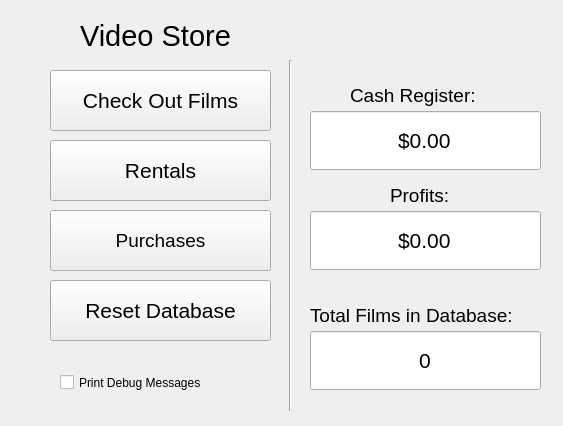
<?xml version="1.0" encoding="UTF-8"?>
<ui version="4.0">
 <class>MainWindow</class>
 <widget class="QMainWindow" name="MainWindow">
  <property name="geometry">
   <rect>
    <x>0</x>
    <y>0</y>
    <width>563</width>
    <height>426</height>
   </rect>
  </property>
  <property name="minimumSize">
   <size>
    <width>563</width>
    <height>426</height>
   </size>
  </property>
  <property name="maximumSize">
   <size>
    <width>563</width>
    <height>426</height>
   </size>
  </property>
  <property name="windowTitle">
   <string>Video Store</string>
  </property>
  <widget class="QWidget" name="centralwidget">
   <widget class="QCheckBox" name="checkDebug">
    <property name="geometry">
     <rect>
      <x>60</x>
      <y>370</y>
      <width>211</width>
      <height>25</height>
     </rect>
    </property>
    <property name="text">
     <string>Print Debug Messages</string>
    </property>
   </widget>
   <widget class="QPushButton" name="buttonCheckOut">
    <property name="geometry">
     <rect>
      <x>50</x>
      <y>70</y>
      <width>221</width>
      <height>61</height>
     </rect>
    </property>
    <property name="font">
     <font>
      <pointsize>16</pointsize>
     </font>
    </property>
    <property name="toolTip">
     <string>Select films for rent or purchase to check out.</string>
    </property>
    <property name="toolTipDuration">
     <number>50</number>
    </property>
    <property name="text">
     <string>Check Out Films</string>
    </property>
   </widget>
   <widget class="QPushButton" name="buttonRentals">
    <property name="geometry">
     <rect>
      <x>50</x>
      <y>140</y>
      <width>221</width>
      <height>61</height>
     </rect>
    </property>
    <property name="font">
     <font>
      <pointsize>16</pointsize>
     </font>
    </property>
    <property name="text">
     <string>Rentals</string>
    </property>
   </widget>
   <widget class="QPushButton" name="buttonPurchases">
    <property name="geometry">
     <rect>
      <x>50</x>
      <y>210</y>
      <width>221</width>
      <height>61</height>
     </rect>
    </property>
    <property name="font">
     <font>
      <pointsize>14</pointsize>
     </font>
    </property>
    <property name="text">
     <string>Purchases</string>
    </property>
   </widget>
   <widget class="QLabel" name="label">
    <property name="geometry">
     <rect>
      <x>80</x>
      <y>20</y>
      <width>171</width>
      <height>31</height>
     </rect>
    </property>
    <property name="font">
     <font>
      <pointsize>22</pointsize>
     </font>
    </property>
    <property name="text">
     <string>Video Store</string>
    </property>
   </widget>
   <widget class="QPushButton" name="buttonReset">
    <property name="geometry">
     <rect>
      <x>50</x>
      <y>280</y>
      <width>221</width>
      <height>61</height>
     </rect>
    </property>
    <property name="font">
     <font>
      <pointsize>16</pointsize>
     </font>
    </property>
    <property name="toolTip">
     <string>Resets the database of films.</string>
    </property>
    <property name="toolTipDuration">
     <number>50</number>
    </property>
    <property name="whatsThis">
     <string>Resets the database of films.</string>
    </property>
    <property name="text">
     <string>Reset Database</string>
    </property>
   </widget>
   <widget class="QLabel" name="label_3">
    <property name="geometry">
     <rect>
      <x>350</x>
      <y>80</y>
      <width>151</width>
      <height>31</height>
     </rect>
    </property>
    <property name="font">
     <font>
      <pointsize>14</pointsize>
     </font>
    </property>
    <property name="text">
     <string>Cash Register:</string>
    </property>
   </widget>
   <widget class="Line" name="line">
    <property name="geometry">
     <rect>
      <x>280</x>
      <y>60</y>
      <width>21</width>
      <height>351</height>
     </rect>
    </property>
    <property name="orientation">
     <enum>Qt::Vertical</enum>
    </property>
   </widget>
   <widget class="QLabel" name="label_4">
    <property name="geometry">
     <rect>
      <x>390</x>
      <y>180</y>
      <width>71</width>
      <height>31</height>
     </rect>
    </property>
    <property name="font">
     <font>
      <pointsize>14</pointsize>
     </font>
    </property>
    <property name="text">
     <string>Profits:</string>
    </property>
   </widget>
   <widget class="QDoubleSpinBox" name="cashRegisterField">
    <property name="geometry">
     <rect>
      <x>310</x>
      <y>110</y>
      <width>231</width>
      <height>61</height>
     </rect>
    </property>
    <property name="font">
     <font>
      <pointsize>16</pointsize>
     </font>
    </property>
    <property name="alignment">
     <set>Qt::AlignCenter</set>
    </property>
    <property name="readOnly">
     <bool>true</bool>
    </property>
    <property name="buttonSymbols">
     <enum>QAbstractSpinBox::NoButtons</enum>
    </property>
    <property name="prefix">
     <string>$</string>
    </property>
    <property name="maximum">
     <double>9999.989999999999782</double>
    </property>
   </widget>
   <widget class="QDoubleSpinBox" name="profitsField">
    <property name="geometry">
     <rect>
      <x>310</x>
      <y>210</y>
      <width>231</width>
      <height>61</height>
     </rect>
    </property>
    <property name="font">
     <font>
      <pointsize>16</pointsize>
     </font>
    </property>
    <property name="frame">
     <bool>true</bool>
    </property>
    <property name="alignment">
     <set>Qt::AlignCenter</set>
    </property>
    <property name="readOnly">
     <bool>true</bool>
    </property>
    <property name="buttonSymbols">
     <enum>QAbstractSpinBox::NoButtons</enum>
    </property>
    <property name="prefix">
     <string>$</string>
    </property>
    <property name="maximum">
     <double>9999.989999999999782</double>
    </property>
   </widget>
   <widget class="QSpinBox" name="totalFilmsField">
    <property name="geometry">
     <rect>
      <x>310</x>
      <y>330</y>
      <width>231</width>
      <height>61</height>
     </rect>
    </property>
    <property name="font">
     <font>
      <pointsize>16</pointsize>
     </font>
    </property>
    <property name="alignment">
     <set>Qt::AlignCenter</set>
    </property>
    <property name="readOnly">
     <bool>true</bool>
    </property>
    <property name="buttonSymbols">
     <enum>QAbstractSpinBox::NoButtons</enum>
    </property>
    <property name="suffix">
     <string/>
    </property>
   </widget>
   <widget class="QLabel" name="label_5">
    <property name="geometry">
     <rect>
      <x>310</x>
      <y>300</y>
      <width>231</width>
      <height>31</height>
     </rect>
    </property>
    <property name="font">
     <font>
      <pointsize>14</pointsize>
     </font>
    </property>
    <property name="text">
     <string>Total Films in Database:</string>
    </property>
   </widget>
  </widget>
 </widget>
 <resources/>
 <connections/>
</ui>
